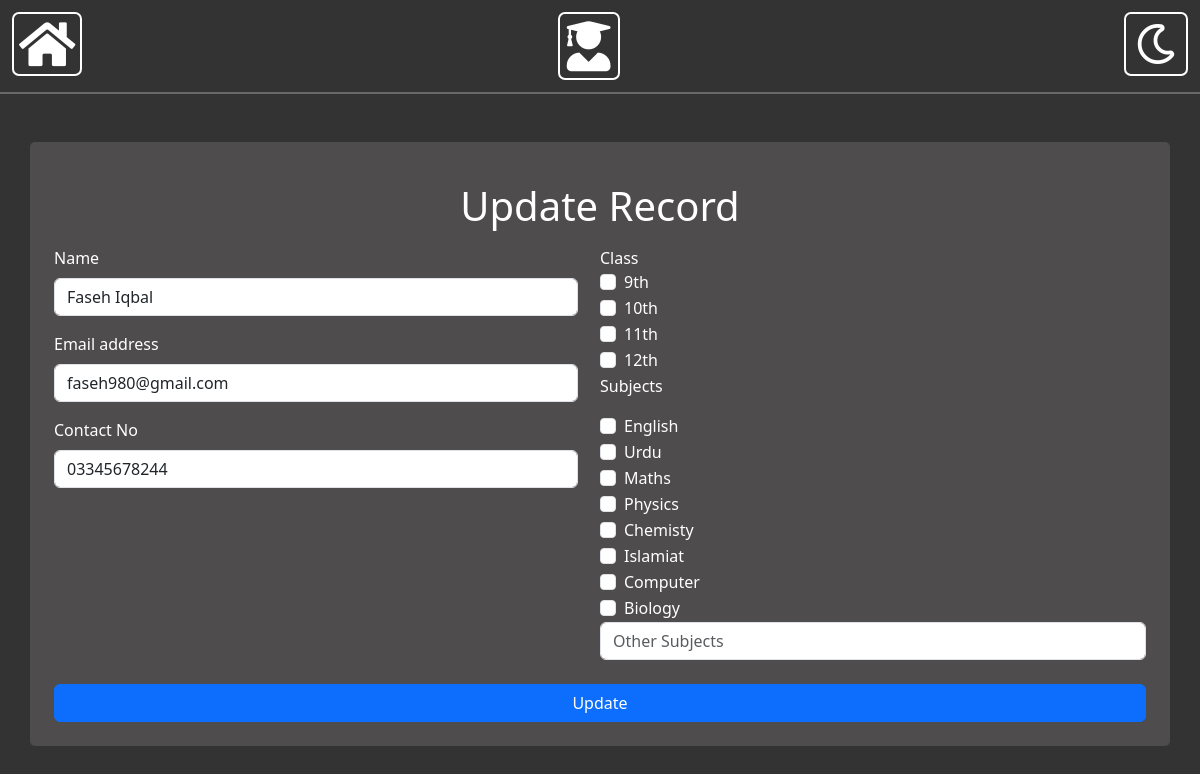
Screenshot of /upd_tea/101859 with the database file from the repository.
### server.py (models this page shows, shortened)
class Tea(db.Model):
    sno = db.Column(db.Integer, primary_key = True)
    name = db.Column(db.String(200), nullable = False)
    email = db.Column(db.String(200), nullable = False)
    classNo = db.Column(db.Integer, nullable = False)
    subjects = db.Column(db.String(500), nullable = False)
    phone = db.Column(db.String(200), nullable = False)
    date_admission = db.Column(db.String(100), nullable = False)

### server.py (the view)
@app.route("/upd_tea/<int:sno>")
def update_teach(sno):
    upd = Tea.query.filter_by(sno = sno).first()
    return render_template("TeachersManagement/update_tea.html", upd = upd)

### templates/TeachersManagement/update_tea.html (shortened to what this page needs)
<!DOCTYPE html>
<html lang="en">
<head>
    <link href="https://cdn.jsdelivr.net/npm/bootstrap@5.3.3/dist/css/bootstrap.min.css" rel="stylesheet">
    <link rel="stylesheet" href="https://cdnjs.cloudflare.com/ajax/libs/font-awesome/5.15.4/css/all.min.css">
</head>
<body style="background-color: #333; color: #fff;">
  <nav style="display: flex; padding: 1%; border-bottom: 2px solid #696969;">
    <div style="width: 48%;">
        <i class="fas fa-home" style="font-size: 50px; border: 2px solid white; padding: 5px; border-radius: 7px; cursor: pointer;"></i>
    </div>
    <div>
        <i class="fas fa-user-graduate" style="font-size: 50px; border: 2px solid white; padding: 7px; border-radius: 7px; cursor: pointer;"></i>
    </div>
    <div style="width: 50%; text-align: right;">
        <i class="far fa-moon" style="font-size: 40px; border: 2px solid white; padding: 10px; border-radius: 7px; cursor: pointer;"></i>
    </div>
</nav>
    <div class="container my-5" style="width: 96%; background-color: #4e4c4c;padding: 2%; border-radius: 5px;">
        <h1 class="my-3" style="text-align: center;">Update Record</h1>
        <form action="/update_teacher/{{upd.sno}}" method="POST">
          <div style="display: flex;">
          <div style="width: 48%; margin-right: 2%;">
            <div class="mb-3">
                <label for="name" class="form-label">Name</label>
                <input type="text" class="form-control" name="name" id="name" value = "{{upd.name}}">
            </div>
            <div class="mb-3">
              <label for="exampleInputEmail1" class="form-label">Email address</label>
              <input type="email" class="form-control" id="exampleInputEmail1"name = 'email' aria-describedby="emailHelp" value = "{{upd.email}}">
            </div>
            <div class="mb-3">
              <label for="number" class="form-label">Contact No</label>
              <input type="text" class="form-control" name="number" id="number" value = "{{upd.phone}}">
            </div>
          </div>
          <div style="width: 50%;">
            <label for="">Class</label>
            <div class="form-check">
                <input class="form-check-input" type="checkbox" name="class" id="nine" value = '9'>
                <label class="form-check-label" for="nine">
                  9th
                </label>
              </div>
              <div class="form-check">
                <input class="form-check-input" type="checkbox" name="class" id="ten" value = '10'>
                <label class="form-check-label" for="ten">
                    10th
                </label>
              </div>
              <div class="form-check">
                <input class="form-check-input" type="checkbox" name="class" id="eleven" value = '11'>
                <label class="form-check-label" for="eleven">
                  11th
                </label>
              </div>
              <div class="form-check">
                <input class="form-check-input" type="checkbox" name="class" id="twelve" value = '12'>
                <label class="form-check-label" for="twelve">
                  12th
                </label>
              </div>
              <p>Subjects</p>
              <div class="form-check">
                <input class="form-check-input" type="checkbox" name="subjects" value="English" id="English">
                <label class="form-check-label" for="English">
                  English
                </label>
              </div>
              <div class="form-check">
                <input class="form-check-input" type="checkbox" name="subjects" value="Urdu" id="Urdu">
                <label class="form-check-label" for="Urdu">
                  Urdu
                </label>
              </div>
              <div class="form-check">
                <input class="form-check-input" type="checkbox" name="subjects" value="Maths" id="Maths">
                <label class="form-check-label" for="Maths">
                  Maths
                </label>
              </div>
              <div class="form-check">
                <input class="form-check-input" type="checkbox" name="subjects" value="Physics" id="Physics">
                <label class="form-check-label" for="Physics">
                  Physics
                </label>
              </div>
              <div class="form-check">
                <input class="form-check-input" type="checkbox" name="subjects" value="Chemistry" id="Chemistry">
                <label class="form-check-label" for="Chemisty">
                  Chemisty
                </label>
              </div>
              <div class="form-check">
                <input class="form-check-input" type="checkbox" name="subjects" value="Islamiat" id="Islamiat">
                <label class="form-check-label" for="Islamiat">
                  Islamiat
                </label>
              </div>
              <div class="form-check">
                <input class="form-check-input" type="checkbox" name="subjects" value="Computer" id="Computer">
                <label class="form-check-label" for="Computer">
                  Computer
                </label>
              </div>
              <div class="form-check">
                <input class="form-check-input" type="checkbox" name="subjects" value="Biology" id="Biology">
                <label class="form-check-label" for="Biology">
                  Biology
                </label>
              </div>
              <div>
                <input class="form-control" type="text" value="" id="" placeholder="Other Subjects">
              </div>
            </div>
          </div>
          <br>
            <button type="submit" class="btn btn-primary" style="width: 100%;">Update</button>
          </form>
    </div>
</body>
</html>

### rows the page displays
Tea: name "Faseh Iqbal", email "faseh980@gmail.com", number "03345678244"
